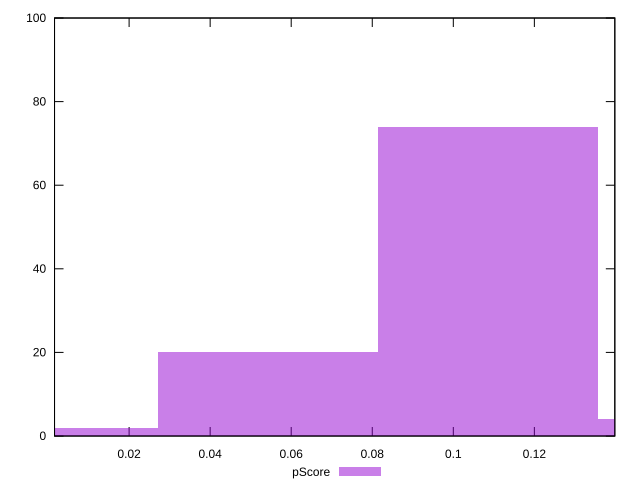

The script that saved this image:
reset

$pScore <<EOF
0.10857063636476941 74
0.16285595454715412 4
0.054285318182384704 20
0 2
EOF

set key outside below
set boxwidth 0.054285318182384704
set xrange [0.001601014736662909:0.13985256271552726]
set yrange [0:100]
set trange [0:100]
set style fill transparent solid 0.5 noborder
set terminal svg size 640, 490 enhanced background rgb 'white'
set output "reprap/max-potential-fid/samples/pages+cached+noexternal+nomedia/pScore/histogram.svg"

plot $pScore title "pScore" with boxes

reset
